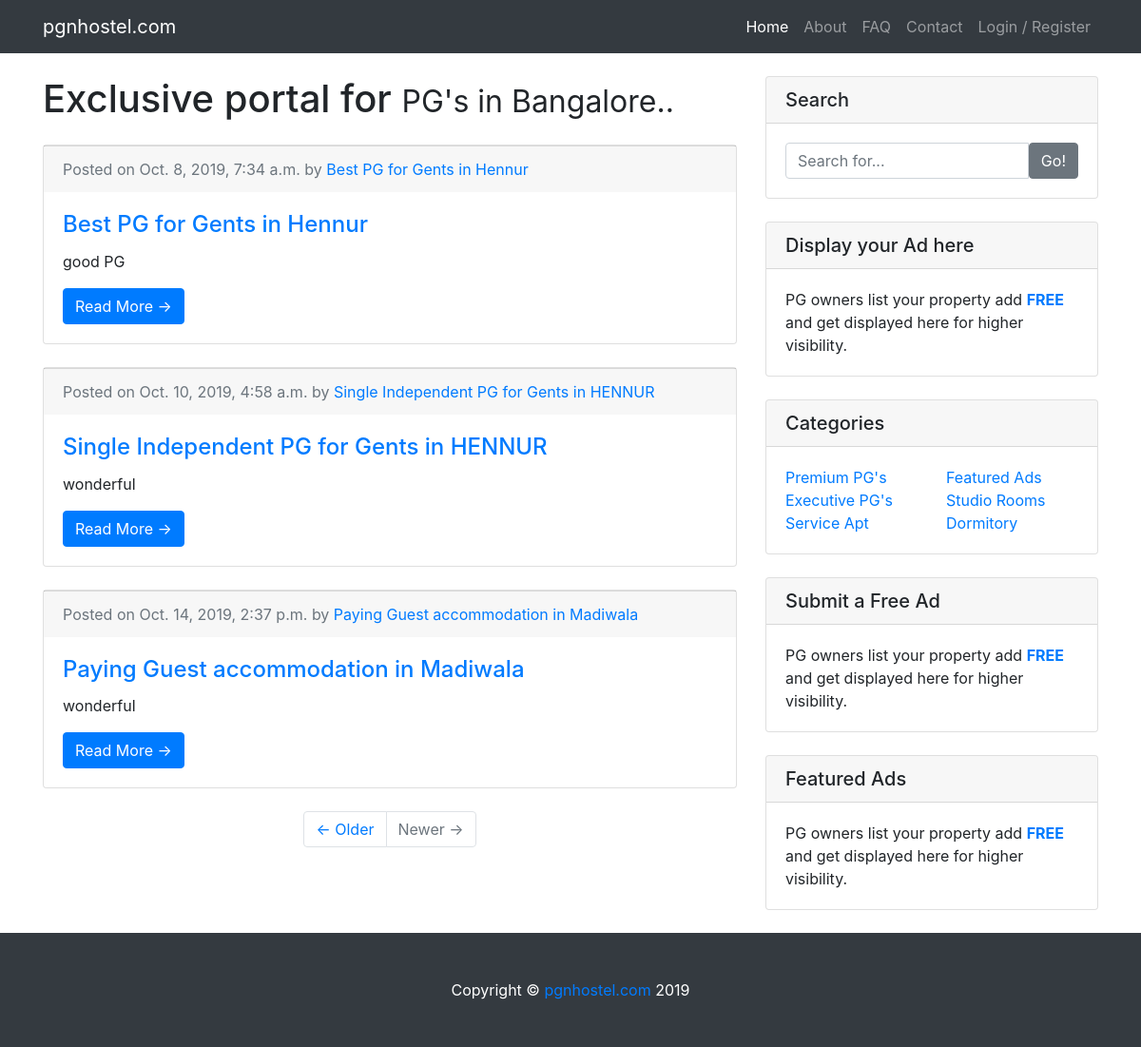
Page /pgs/ on the committed database.
### pgs/models.py (models this page shows, shortened)
class Pgs(models.Model):
    name = models.CharField(max_length=70)
    slug = models.SlugField(max_length=250, null=True, blank=True)
    image = models.ImageField(upload_to='pics', default='default.png')
    image1 = models.ImageField(upload_to='pics', default='default.png')
    image2 = models.ImageField(upload_to='pics', default='default.png')
    image3 = models.ImageField(upload_to='pics', default='default.png')
    desc = models.TextField(max_length=500)
    amen = models.TextField(max_length=500)
    address = models.CharField(max_length=255)
    area = models.ForeignKey('Area', on_delete=models.CASCADE)
    ph_no = models.CharField(max_length=40)
    category = models.ForeignKey('Gender', on_delete=models.CASCADE)
    created = models.DateTimeField(auto_now_add=True)
    updated = models.DateTimeField(auto_now=True)

### pgs/views.py (the view)
# urls.py: path('', views.PgsListView.as_view(), name='home'),
class PgsListView(ListView):
    model = Pgs
    template_name = 'home.html'

### templates/home.html
{% extends 'base.html' %}
{% block content %}
    {% for pg in object_list %}
        <div class="card mb-4">
            <div class="card-footer text-muted">
            Posted on {{ pg.created }} by
            <a href="#">{{ pg.name }}</a>
          </div>
          <div class="card-body">
              <a href="{% url 'pgs:pg_detail' pg.slug %}"><h4 class="card-title">{{ pg.name }}</h4></a>
            <p class="card-text">{{ pg.desc }}</p>
            <a href="{% url 'pgs:pg_detail' pg.slug %}" class="btn btn-primary">Read More &rarr;</a>
          </div>
        </div>
    {% endfor %}
{% endblock %}

### static/css/blog-home.css (style rules this page uses)
body { padding-top: 56px; }

### rows in the picture
Pgs: created "Oct. 8, 2019, 7:34 a.m.", name "Best PG for Gents in Hennur", desc "good PG"
Pgs: created "Oct. 10, 2019, 4:58 a.m.", name "Single Independent PG for Gents in HENNUR", desc "wonderful"
Pgs: created "Oct. 14, 2019, 2:37 p.m.", name "Paying Guest accommodation in Madiwala", desc "wonderful"
